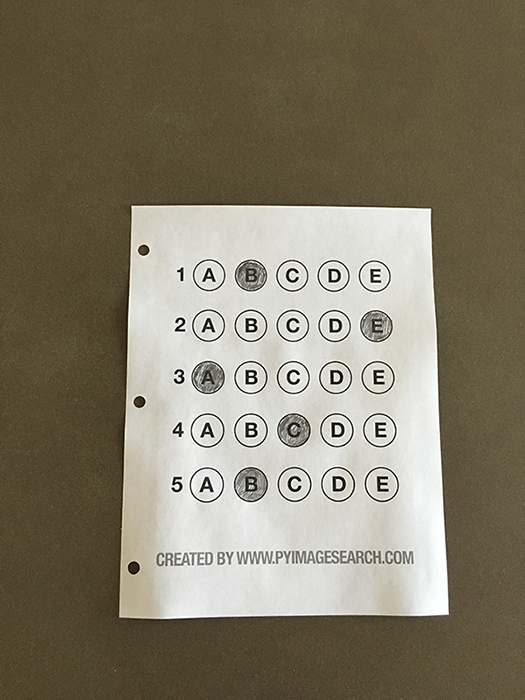
#> input picture face_recognition/answer/t1.png, 525 x 700 px
$ python main.py   (older library calls are emulated)
#> lines starting #> are read from the running program, lines starting #| are printed output that depends on the picture; after the words box and inside, x2 and y2 are one past the last pixel; in counts of white or black regions, pixels touching at a corner belong together
from imutils.perspective import four_point_transform
from imutils import contours
import numpy as np
import cv2 as cv

ANSWER_KEY_SCORE = {0: 1, 1: 4, 2: 0, 3: 3, 4: 1}
ANSWER_KEY = {0: "A", 1: "B", 2: "C", 3: "D", 4: "E"}


def deal_image():  # 图片处理
    # 加载一个图片到opencv中
    img = cv.imread('t1.png')
#> img is the input picture: shape (700, 525, 3); mean B, G, R 104.7, 123.2, 130.7
    # 1.原图
    cv.imshow("orgin", img)

    # 2.转化成灰度图片
    gray = cv.cvtColor(img, cv.COLOR_BGR2GRAY)
    cv.imshow("gray", gray)

    # 3.高斯模糊图
    gaussian_bulr = cv.GaussianBlur(gray, (5, 5), 0)
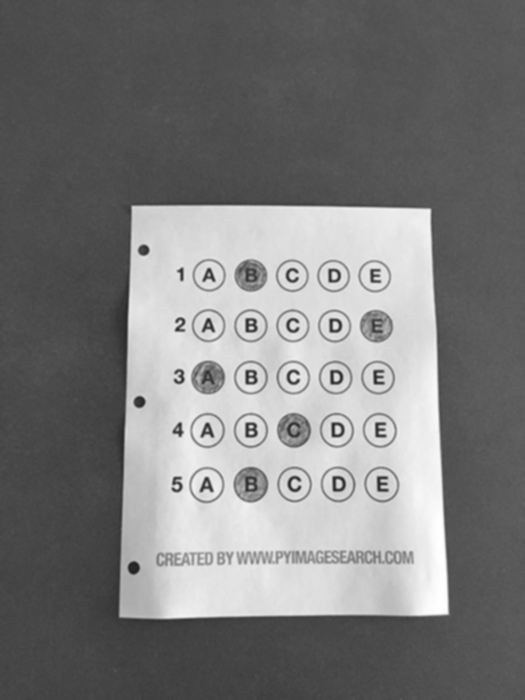
#> gaussian_bulr: shape (700, 525); min 34, max 255, mean 123.4
    cv.imshow("gaussian", gaussian_bulr)

    # 4.使用边缘检测后的图
    edged = cv.Canny(gaussian_bulr, 75, 200)  # 边缘检测,灰度值小于2参这个值的会被丢弃，大于3参这个值会被当成边缘，在中间的部分，自动检测
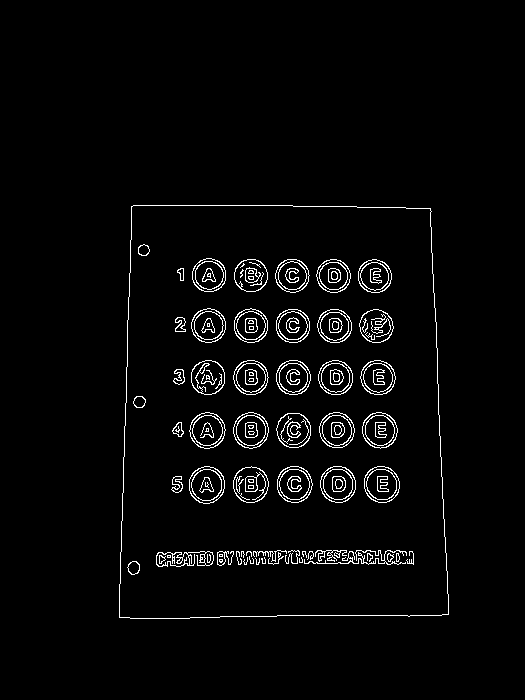
#> edged: shape (700, 525); 2.9% white in thin lines or dots, all inside (x1, y1, x2, y2) = (119, 205, 449, 619)
    cv.imshow("edged", edged)

    # 寻找轮廓
    image, cts, hierarchy = cv.findContours(edged.copy(), cv.RETR_EXTERNAL, cv.CHAIN_APPROX_SIMPLE)
#> cts = 1 contour; box (x1, y1, x2, y2) and area: (119, 205, 449, 619) 128732
    # 给轮廓加标记，便于我们在原图里面观察，注意必须是原图才能画出红色，灰度图是没有颜色的
    cv.drawContours(img, cts, -1, (0, 0, 255), 3)
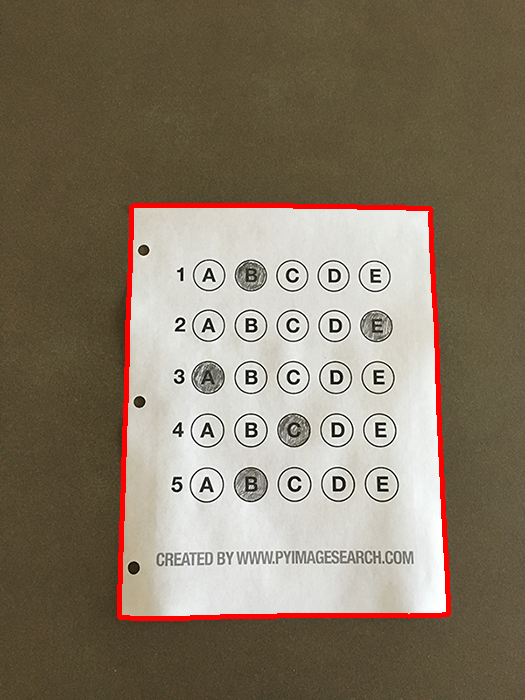
#> img: shape (700, 525, 3); 1.96% of pixels changed, all inside (x1, y1, x2, y2) = (117, 203, 451, 621)

    # 按面积大小对所有的轮廓排序
    cts_sort = sorted(cts, key=cv.contourArea, reverse=True)
#> cts_sort has the same summary as cts
    print("寻找轮廓的个数：", len(cts_sort))  # 最外面的轮廓
#| 寻找轮廓的个数： 1
    cv.imshow("draw_contours", img)
    filter_rect_cts(cts_sort, img, gray)


def filter_rect_cts(cts_sort, img, gray):  # 筛选轮廓为矩形的区域
    # print(list)
    for c in cts_sort:
        # 周长，第1个参数是轮廓，第二个参数代表是否是闭环的图形
        peri = 0.01 * cv.arcLength(c, True)
        # 获取多边形的所有定点，如果是四个定点，就代表是矩形
        approx = cv.approxPolyDP(c, peri, True)
        # 打印定点个数
        print("顶点个数：", len(approx))
        if len(approx) == 4:  # 矩形
            # 透视变换提取原图内容部分
            ox_sheet = four_point_transform(img, approx.reshape(4, 2))
            # 透视变换提取灰度图内容部分
            tx_sheet = four_point_transform(gray, approx.reshape(4, 2))
            cv.imshow("ox", ox_sheet)
            cv.imshow("tx", tx_sheet)
            # 使用ostu二值化算法对灰度图做一个二值化处理
            ret, thresh2 = cv.threshold(tx_sheet, 0, 255, cv.THRESH_BINARY_INV | cv.THRESH_OTSU)
            cv.imshow("ostu", thresh2)
            filter_answer_cts(thresh2, ox_sheet, tx_sheet)
            break
#> this loop made 1 pass
#> (peri, approx, ret) on pass 1: (14.63, [[131, 206], [119, 617], [448, 614], [430, 208]], 156)
#> (printed output is left out)
#> pass 1, in filter_rect_cts, `ox_sheet = four_point_transform(img, approx.reshape(4, 2))`:
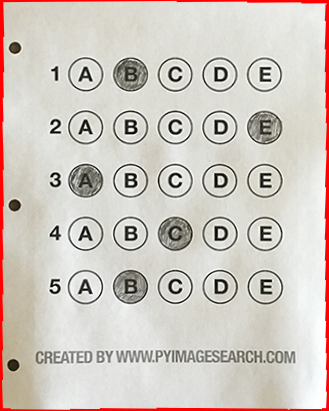
#> ox_sheet: shape (411, 329, 3); mean B, G, R 193.8, 200.8, 209.1
#> pass 1, in filter_rect_cts, `tx_sheet = four_point_transform(gray, approx.reshape(4, 2))`:
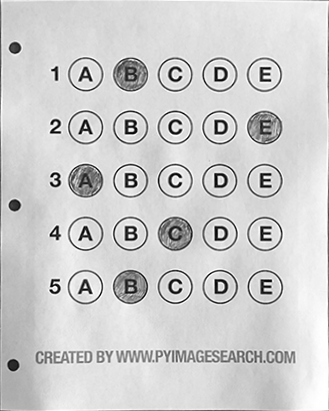
#> tx_sheet: shape (411, 329); min 0, max 255, mean 206.3
#> pass 1, in filter_rect_cts, `ret, thresh2 = cv.threshold(tx_sheet, 0, 255, cv.THRESH_BINARY_INV | c..`:
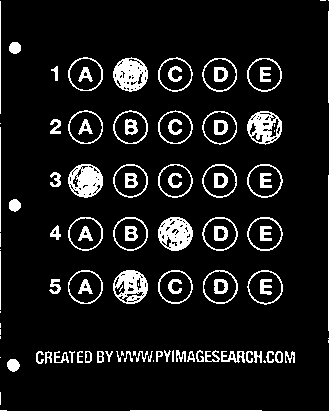
#> thresh2: shape (411, 329); 9.5% white; 107 white regions (23 under 20 px), largest, box (x1, y1, x2, y2) and area: (113, 57, 148, 92) 817, (158, 217, 193, 251) 805, (68, 164, 103, 198) 793
#> pass 1, in filter_answer_cts, `cv.imshow("ox_1", ox_sheet)`:
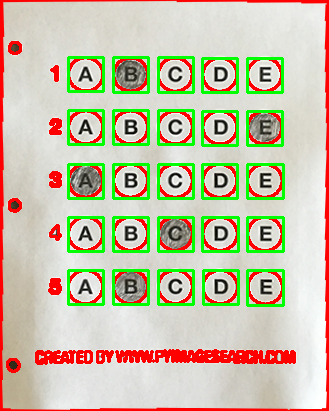
#> window 'ox_1': shape (411, 329, 3); mean B, G, R 168.9, 194.4, 201.2


def filter_answer_cts(thresh2, ox_sheet, tx_sheet):  # 筛选轮廓特征为答题选择区域
    # 继续寻找轮廓
    r_image, r_cnt, r_hierarchy = cv.findContours(thresh2.copy(), cv.RETR_EXTERNAL, cv.CHAIN_APPROX_SIMPLE)
    print("找到轮廓个数----------------：", len(r_cnt))
    # 使用红色标记所有的轮廓
    cv.drawContours(ox_sheet, r_cnt, -1, (0, 0, 255), 2)
    # 把所有找到的轮廓，给标记出来
    question_cts = []
    for cxx in r_cnt:
        # 通过矩形，标记每一个指定的轮廓
        x, y, w, h = cv.boundingRect(cxx)
        ar = w / float(h)
        if w >= 20 and h >= 20 and 0.9 <= ar <= 1.1:
            # 使用红色标记，满足指定条件的图形
            cv.rectangle(ox_sheet, (x, y), (x + w, y + h), (0, 255, 0), 2)
            # 把每个选项，保存下来
            question_cts.append(cxx)
    print("question_cts========", question_cts)
    cv.imshow("ox_1", ox_sheet)
    com_answer_list(ox_sheet, tx_sheet, question_cts, thresh2)


def com_answer_list(ox_sheet, tx_sheet, question_cts, thresh2):  # 组合答题条目
    # 正确题的个数
    correct_count = 0
    # 按坐标从上到下排序
    sort_question_cts = contours.sort_contours(question_cts, method="top-to-bottom")[0]
    # 使用np函数，按5个元素，生成一个集合
    for (q, i) in enumerate(np.arange(0, len(sort_question_cts), 5)):
        # 获取按从左到右的排序后的5个元素
        com_question_cts = contours.sort_contours(sort_question_cts[i:i + 5])[0]
        choice_num = get_choose_answer_num(tx_sheet, thresh2, com_question_cts)
        fill_color = None
        # 如果做对就加1
        if ANSWER_KEY_SCORE.get(q) == choice_num:
            fill_color = (0, 255, 0)  # 正确 绿色
            correct_count = correct_count + 1
        else:
            fill_color = (0, 0, 255)  # 错误 红色
        cv.drawContours(ox_sheet, com_question_cts[choice_num], -1, fill_color, 2)
    cv.imshow("answer_flagged", ox_sheet)
    text1 = "total: " + str(len(ANSWER_KEY)) + ""
    text2 = "right: " + str(correct_count)
    text3 = "score: " + str(correct_count * 1.0 / len(ANSWER_KEY) * 100) + ""
    font = cv.FONT_HERSHEY_SIMPLEX
    cv.putText(ox_sheet, text1 + "  " + text2 + "  " + text3, (10, 30), font, 0.5, (0, 0, 255), 2)
    cv.imshow("score", ox_sheet)


def get_choose_answer_num(tx_sheet, thresh2, com_question_cts):  # 获取选中的答案
    bubble_rows = []
    # 遍历每一个选项
    for (j, c) in enumerate(com_question_cts):
        # 生成一个大小与透视图一样的全黑背景图布
        mask = np.zeros(tx_sheet.shape, dtype="uint8")
        # 将指定的轮廓+白色的填充写到画板上,255代表亮度值，亮度=255的时候，颜色是白色，等于0的时候是黑色
        cv.drawContours(mask, [c], -1, 255, -1)
        # 做两个图片做位运算，把每个选项独自显示到画布上，为了统计非0像素值使用，这部分像素最大的其实就是答案
        mask = cv.bitwise_and(thresh2, thresh2, mask=mask)
        # cv.imshow("c" + str(i), mask)
        # 获取每个答案的像素值
        total = cv.countNonZero(mask)
        # 存到一个数组里面，tuple里面的参数分别是，像素大小和答案的序号值
        # print(total,j)
        bubble_rows.append((total, j))
    bubble_rows = sorted(bubble_rows, key=lambda x: x[0], reverse=True)
    # 选择的答案序号
    choice_num = bubble_rows[0][1]
    print("答案：{} 数据: {}".format(ANSWER_KEY.get(choice_num), bubble_rows))
    return choice_num


if __name__ == '__main__':
    deal_image()
    cv.waitKey(0)

$ run again, with face_recognition/answer/t2.jpg saved as face_recognition/answer/t1.png
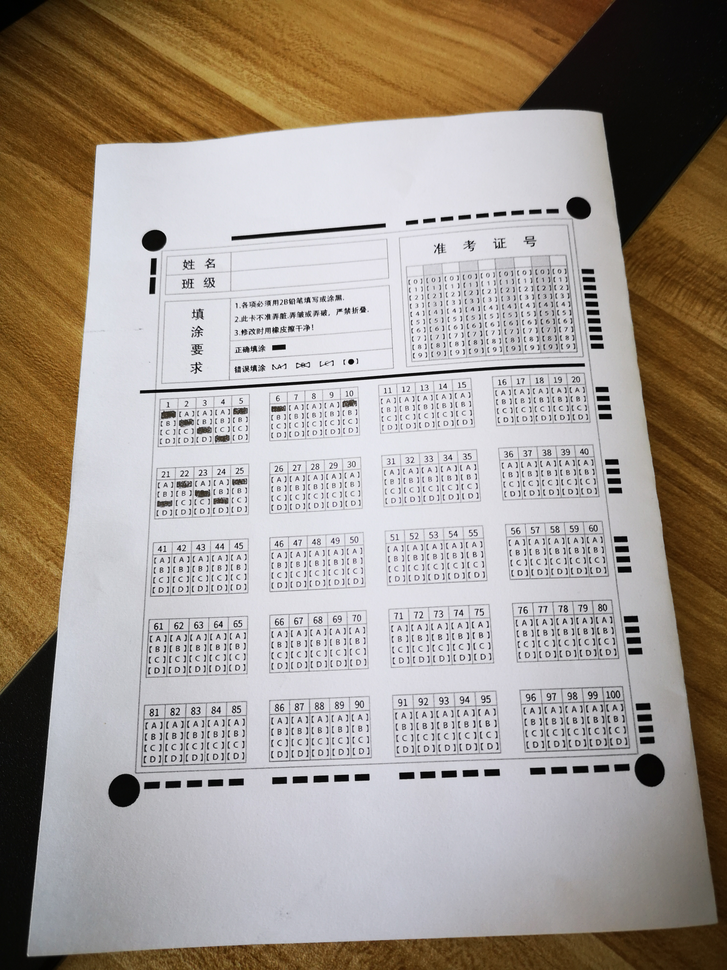
#> input picture face_recognition/answer/t2.jpg, 727 x 970 px, shrunk from 2976 x 3968 before the run
#> in deal_image, img is the input picture: shape (970, 727, 3); mean B, G, R 144.8, 153.8, 163.5
#> in deal_image, `edged = cv.Canny(gaussian_bulr, 75, 200)`:
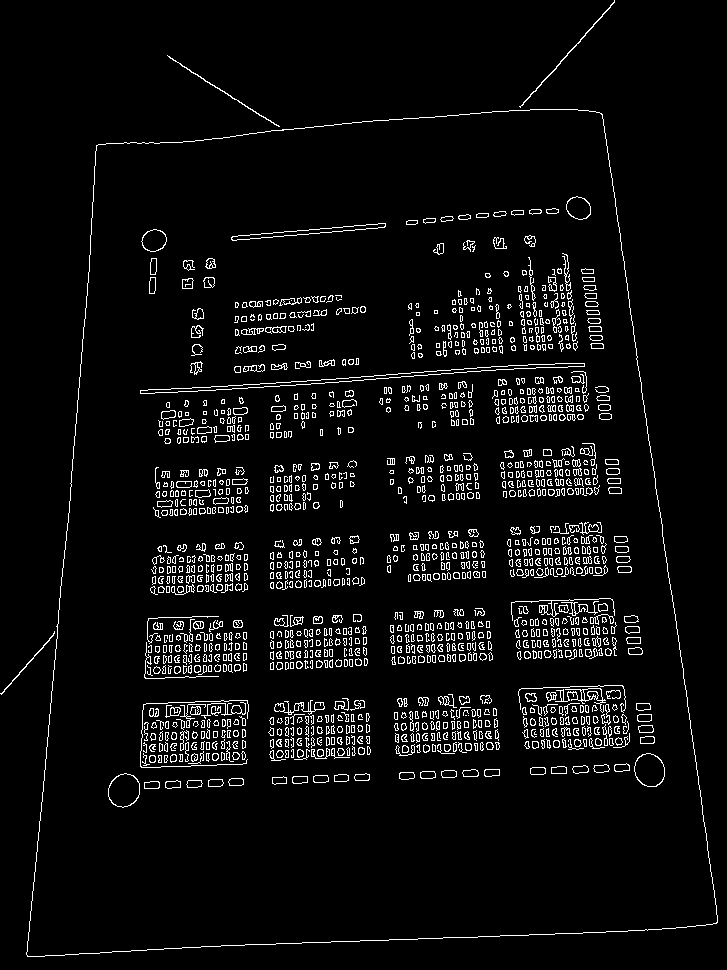
#> edged: shape (970, 727); 5.1% white in thin lines or dots
#> cts = 4 contours; box (x1, y1, x2, y2) and area: (26, 109, 718, 957) 487034, (519, 0, 615, 108) 90, (167, 55, 280, 127) 67, (0, 631, 55, 695) 52
#> img: shape (970, 727, 3); 2.23% of pixels changed, all inside (x1, y1, x2, y2) = (0, 0, 720, 959)
#> cts_sort has the same summary as cts
#| 寻找轮廓的个数： 4
#> the loop in filter_rect_cts, `for c in cts_sort:` made 1 pass
#> (peri, approx, ret) on pass 1: (29.3, [[601, 113], [96, 145], [27, 956], [717, 922]], 163)
#> (printed output is left out)
#> pass 1, in filter_answer_cts, `cv.imshow("ox_1", ox_sheet)`:
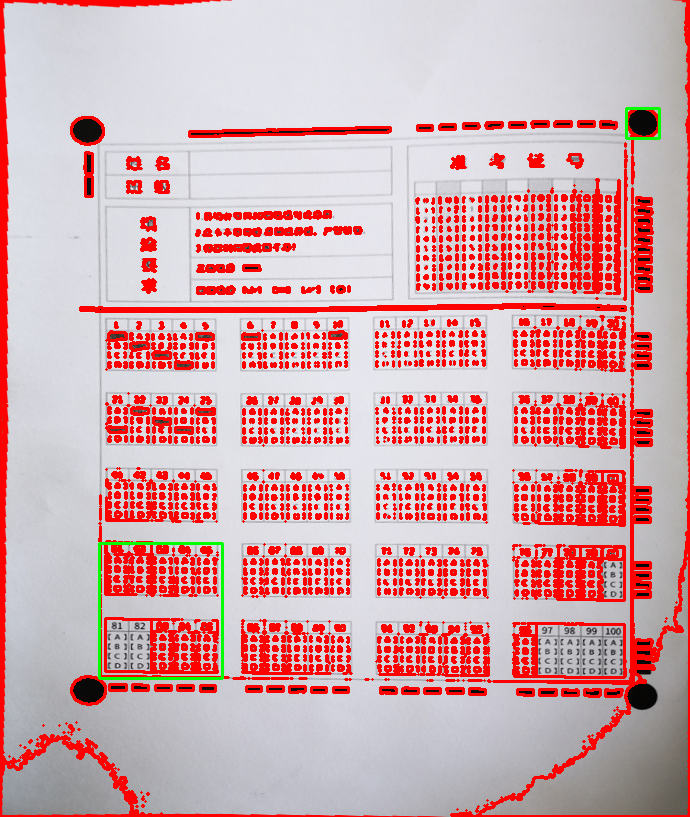
#> window 'ox_1': shape (817, 690, 3); mean B, G, R 170.9, 167.3, 212.1
